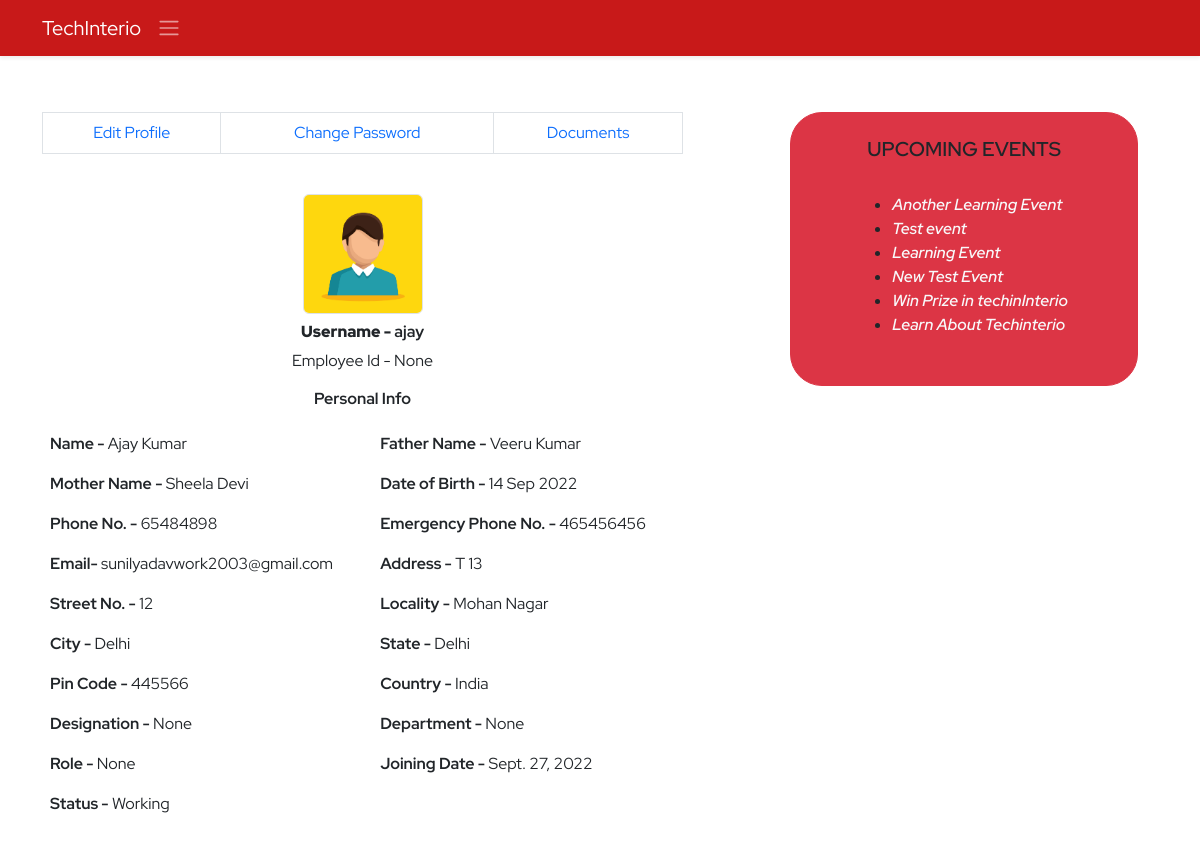
Page /ems/profile/ (signed in) on the committed database.
### ems/models.py (models this page shows, shortened)
class Employee(models.Model):
    empid=models.AutoField(primary_key=True)
    employeeid=models.IntegerField(unique=True, null=True, blank=True)
    user=models.OneToOneField(User,on_delete=models.CASCADE)
    name=models.CharField(max_length=50)
    father_name=models.CharField(max_length=50)
    mother_name=models.CharField(max_length=50,null=True,blank=True)
    avtar=models.ImageField(upload_to='employee_profile_images', blank=True , default='profile.jpg')
    document=models.OneToOneField(Document, on_delete=models.CASCADE, blank=True,null=True)
    dob=models.DateField()
    email=models.EmailField(max_length=100)
    mobile_no=models.IntegerField()
    emergency_mobile_no=models.IntegerField(null=True,blank=True)
    address=models.OneToOneField(Address, on_delete=models.CASCADE,blank=True, null=True,)
    designation=models.CharField(max_length=70,null=True, blank=True)
    role=models.ForeignKey(Role, on_delete=models.SET_NULL,blank=True, null=True,)
    department=models.ForeignKey(Department, on_delete=models.SET_NULL,blank=True, null=True,)
    joining_date=models.DateField(null=True, blank=True)
    status=models.CharField(max_length=15)
    @property
    def imageURL(self):
        try:
            url=self.avtar.url
        except:
            url=''
        return url

class Address(models.Model):
    user=models.OneToOneField(User,on_delete=models.CASCADE, blank=True,null=True)
    address=models.CharField(max_length=150)
    street=models.CharField(max_length=70)
    locality=models.CharField(max_length=70)
    city=models.CharField(max_length=50)
    state=models.CharField(max_length=50)
    pincode=models.FloatField(max_length=50)
    country=models.CharField(max_length=50, default='India')

class Events(models.Model):
    title=models.CharField(max_length=150)
    description=models.TextField(max_length=300)
    created_at=models.DateTimeField(auto_now_add=True)
    updated_at=models.DateTimeField(auto_now=True)
    image=models.ImageField(upload_to='events',null=True,blank=True)
    date=models.DateField()
    is_completed=models.BooleanField(default=False)

### ems/views.py (the view, shortened to what this page needs)
# urls.py: path('profile/',profile,name='profile'),
def profile(request):
    context={}
    try:
        if request.user.is_authenticated:
            if not request.user.is_superuser:
                try:
                    events=Events.objects.exclude(is_completed=True).order_by('-id')[:10]
                    profile=Employee.objects.get(user=request.user)
                    address=Address.objects.get(user=request.user)
                    dob=str(profile.dob).split('-')
                    now=datetime.now()
                    day=now.day
                    month=now.month
                    year=now.year
                    dob_day=int(dob[2])
                    dob_month=int(dob[1])
                    dob_year=int(dob[0])
                    name=str(profile.name).split(' ')
                    if dob_month == month and dob_day == day:
                        print('Happy Birthday to ',profile.name)
                        context['birthday']=True
                        context['name']=name[0]
                    else:
                        context['birthday']=False
                    if profile.joining_date != '':
                        print('inside annivarsary')
                        joining_date=str(profile.joining_date).split('-')
                        j_day=int(joining_date[2])
                        j_month=int(joining_date[1])
                        j_year=int(joining_date[0])
                        completed_yers=year-j_year
                    else:
                        messages.warning(request,'Please Add Joining Date!')
                    context['profile']=profile
                    context['address']=address
                    context['events']=events
                except Exception as e:
                    print('Profile Inside Exception : ',e)
                    messages.warning(request, 'Profile Not found Please contact Admin')
                    return redirect('ems:ems')
                return render(request,'ems/profile.html',context)
            else:
                return redirect('ems:ems')
        else:
            messages.warning(request,'Please Login!')
            return redirect('home:login')
    except Exception as e:
        print('Profile Exception : ',e)
    return redirect('/')

### ems/templates/ems/profile.html (shortened to what this page needs)
{% extends './base.html' %}
{% block body %}
<section class="py-5">
    <div class="container">
        <div class="row d-flex justify-content-between">
            <div class="col-7 ">
                <table class="table table-bordered">
                    <tr class="text-center">
                        <td class=""><a href="{% url 'ems:profile-edit' %}">Edit Profile</a></td>
                        <td class=""><a href="" data-bs-toggle="modal" data-bs-target="#changePassword" >Change Password</a></td>
                        <td><a href="{% url 'ems:documents' %}">Documents</a></td>
                    </tr>
                </table>
                <div class="personal-info">
                    <table class="table table-borderless">
                        <tr>
                            <td colspan="2">
                                <div class="avtar d-flex align-items-center flex-column">
                                    <img src="{{profile.imageURL}}" alt="" class="rounded border ">
                                    <div class="d-flex justify-content-between align-items-center">
                                        <h6 class="m-2 profile-title"><b>Username - </b>{{profile.user.username}}</h6>
                                    </div>
                                    <span>Employee Id - {{profile.employeeid}}</span>
                                </div>
                            </td>
                        </tr>
                        <tr>
                            <td colspan="2">
                              <h6 class="text-center profile-title">Personal Info</h6>
                            </td>
                        </tr>
                        <tr>
                            <td><b>Name - </b>{{profile.name}}</td>
                            <td><b>Father Name - </b>{{profile.father_name}}</td>
                        </tr>
                        <tr>
                            <td><b>Mother Name - </b>{{profile.mother_name}}</td>
                            <td><b>Date of Birth - </b>{{profile.dob |date:'d M Y'}}</td>
                        </tr>
                        <tr>
                            <td><b>Phone No. - </b>{{profile.mobile_no}}</td>
                            <td><b>Emergency Phone No. - </b>{{profile.emergency_mobile_no}}</td>
                        </tr>
                        <tr>
                            <td><b>Email- </b>{{profile.email}}</td>
                            <td><b>Address - </b>{{address.address}}</td>
                        </tr>
                        <tr>
                            <td><b>Street No. - </b>{{address.street}}</td>
                            <td><b>Locality - </b>{{address.locality}}</td>
                        </tr>
                        <tr>
                            <td><b>City - </b>{{address.city}}</td>
                            <td><b>State - </b>{{address.state}}</td>
                        </tr>
                        <tr>
                            <td><b>Pin Code - </b>{{address.pincode|floatformat:'0'}}</td>
                            <td><b>Country - </b>{{address.country}}</td>
                        </tr>
                        <tr>
                            <td><b>Designation - </b>{{profile.designation}}</td>
                            <td><b>Department - </b>{{profile.department}}</td>
                        </tr>
                        <tr>
                            <td><b>Role - </b>{{profile.role}}</td>
                            <td><b>Joining Date - </b>{{profile.joining_date}}</td>
                        </tr>
                        <tr>
                            <td><b>Status - </b>{{profile.status}}</td>
                        </tr>
                    </table>
                </div>
            </div>
            <div class="col-4 ">
                <div class="row gy-4">
                    <div class="col-11 border rounded-5 border-danger  py-4 px-2 d-flex justify-content-center flex-column align-items-center bg-danger">
                        <h6 class="events-title text-center mb-2 fw-semibold text-uppercase">Upcoming Events</h6>
                        <ul class="my-4">
                            {% for event in events  %}
                            <li><a href="{% url 'ems:event' event.id %}" class="fw-semibold text-light fst-italic">{{event.title}}</a></li>
                            {% endfor %}
                        </ul>
                    </div>
                </div>
            </div>
        </div>
    </div>
</section>
{% endblock body %}

### static/css/style.css (style rules this page uses)
* { margin: 0; padding: 0; box-sizing: border-box; }
:root { --body-font: 'Red Hat Display', sans-serif; --second-font: 'Kaushan Script', cursive; --biggest-font-size: 2rem; --bigger-font-size: 1.5rem; --big-font-size: 1.25rem; --h1-font-size: 1.5rem; --h2-font-size: 1.25rem; --h3-font-size: 1rem; --normal-font-size: .938rem; --small-font-size: .813rem; --smaller-font-size: .75rem; --font-bold: 700; --font-black: 900; }
@media screen and (min-width: 1024px) { :root { --biggest-font-size: 6rem; --bigger-font-size: 3.5rem; --big-font-size: 2.75rem; --h1-font-size: 2.25rem; --h2-font-size: 1.5rem; --h3-font-size: 1.25rem; --normal-font-size: 1rem; --small-font-size: .875rem; --smaller-font-size: .813rem; --bs-modal-width:700px; } }
* { box-sizing: border-box; padding: 0; margin: 0; }
html { scroll-behavior: smooth; }
body, button, label, select, input { font-family: var(--body-font); font-size: var(--normal-font-size); }
a { text-decoration: none; }
img { max-width: 100%; height: auto; }
.avtar img { height: 120px; margin-top: 1rem; width: 120px; object-fit: cover; object-position: center; }
.profile-title { font-weight: var(--font-bold); font-size: var(--normal-font); }
.events-title { font-size:var(--h3-font-size) ; }

### rows in the picture
Employee: imageURL (placeholder picture), user.username "ajay", employeeid "None", name "Ajay Kumar", father_name "Veeru Kumar", mother_name "Sheela Devi", dob "14 Sep 2022", mobile_no "65484898", emergency_mobile_no "465456456", email "sunilyadavwork2003@gmail.com", designation "None", department "None", role "None", joining_date "Sept. 27, 2022", status "Working"
Address: address "T 13", street "12", locality "Mohan Nagar", city "Delhi", state "Delhi", pincode "445566", country "India"
Events: title "Another Learning Event"
Events: title "Test event"
Events: title "Learning Event"
Events: title "New Test Event"
Events: title "Win Prize in techinInterio"
Events: title "Learn About Techinterio"
